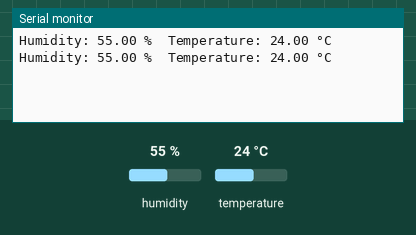
Simulated run of this sketch. Board: Arduino Uno, built with avr-gcc and run on an emulated ATmega328P. On the bench: the last lines printed to the serial monitor. The test bench sets the inputs (shaded band); at power-on: humidity 55 %, temperature 24 °C.

Above: at 2.8 s.
2.9 s: humidity set to 22 %
At 4.9 s:
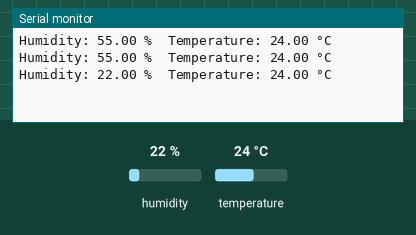
5.6 s: temperature set to 12 °C
At 7.3 s:
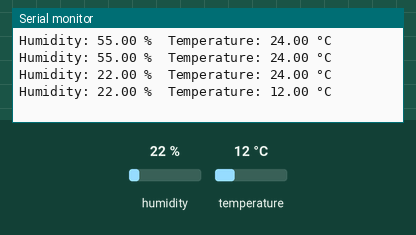
8.3 s: humidity set to 40 %
At 11.0 s:
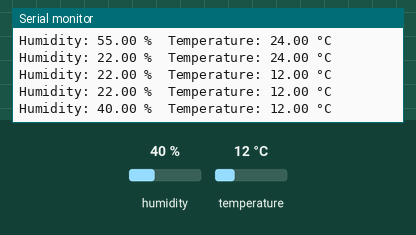
Timing chart, 0 to 12.5 s (numbered marks = the images above; inputs shaded):
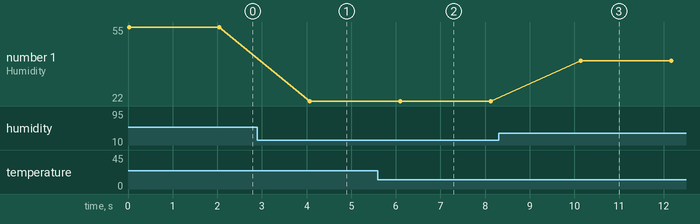

The sketch:

dht_reading_temperaturevalues.ino
```cpp
#include <DHT.h>

// Define the pin and sensor type
#define DHTPIN 2       // Pin connected to the DHT sensor
#define DHTTYPE DHT11  // Change to DHT22 if using the DHT22 sensor

DHT dht(DHTPIN, DHTTYPE);

void setup() {
  Serial.begin(9600);
  dht.begin();
}

void loop() {
  // Read temperature as Celsius and humidity
  float humidity = dht.readHumidity();
  float temperature = dht.readTemperature();

  // Check if any reads failed
  if (isnan(humidity) || isnan(temperature)) {
    Serial.println("Failed to read from DHT sensor!");
    return;
  }

  // Print the results
  Serial.print("Humidity: ");
  Serial.print(humidity);
  Serial.print(" %\t");
  Serial.print("Temperature: ");
  Serial.print(temperature);
  Serial.println(" °C");

  delay(2000);  // Delay between readings
}
```

Measured:
- after the input at 2.9 s, the serial monitor: prints a new line after 1.2 s (image 1)
- after the input at 5.6 s, the serial monitor: prints a new line after 0.50 s (image 2)
- after the input at 8.3 s, the serial monitor: prints a new line after 1.8 s (image 3)
- plotted number 1: 55 → 22 after the input at 2.9 s, 22 → 40 after the input at 8.3 s
